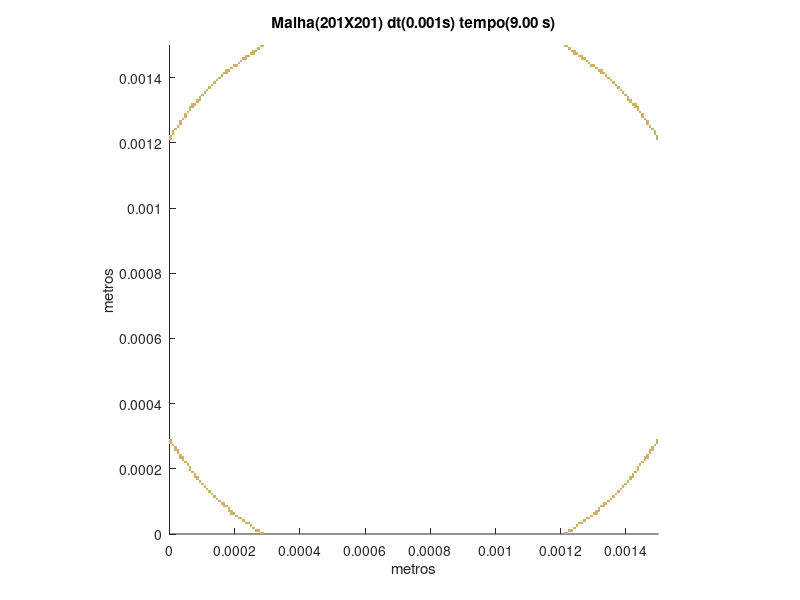

Reproduce this figure in MATLAB.
set (gca,'PlotBoxAspectRatio',[1 1 1],'Xlim',[0,0.0015],'Ylim',[0,0.0015])
hold on
title('Malha(201X201) dt(0.001s) tempo(9.00 s)')
hold on
ylabel('metros')
hold on
xlabel('metros')
hold on

fill([0.000276119402985075 0.000276119402985075 0.000283582089552239 0.000283582089552239],[0 7.46268656716418E-06 7.46268656716418E-06 0],[0.8,0.7,0.4],'LineStyle','none')

fill([0.000283582089552239 0.000283582089552239 0.000291044776119403 0.000291044776119403],[0 7.46268656716418E-06 7.46268656716418E-06 0],[0.8,0.7,0.4],'LineStyle','none')

fill([0.0012089552238806 0.0012089552238806 0.00121641791044776 0.00121641791044776],[0 7.46268656716418E-06 7.46268656716418E-06 0],[0.8,0.7,0.4],'LineStyle','none')

fill([0.00121641791044776 0.00121641791044776 0.00122388059701493 0.00122388059701493],[0 7.46268656716418E-06 7.46268656716418E-06 0],[0.8,0.7,0.4],'LineStyle','none')

fill([0.000261194029850746 0.000261194029850746 0.00026865671641791 0.00026865671641791],[7.46268656716418E-06 1.49253731343284E-05 1.49253731343284E-05 7.46268656716418E-06],[0.8,0.7,0.4],'LineStyle','none')

fill([0.00026865671641791 0.00026865671641791 0.000276119402985075 0.000276119402985075],[7.46268656716418E-06 1.49253731343284E-05 1.49253731343284E-05 7.46268656716418E-06],[0.8,0.7,0.4],'LineStyle','none')

fill([0.00122388059701493 0.00122388059701493 0.00123134328358209 0.00123134328358209],[7.46268656716418E-06 1.49253731343284E-05 1.49253731343284E-05 7.46268656716418E-06],[0.8,0.7,0.4],'LineStyle','none')

fill([0.00123134328358209 0.00123134328358209 0.00123880597014925 0.00123880597014925],[7.46268656716418E-06 1.49253731343284E-05 1.49253731343284E-05 7.46268656716418E-06],[0.8,0.7,0.4],'LineStyle','none')

fill([0.000253731343283582 0.000253731343283582 0.000261194029850746 0.000261194029850746],[1.49253731343284E-05 2.23880597014925E-05 2.23880597014925E-05 1.49253731343284E-05],[0.8,0.7,0.4],'LineStyle','none')

fill([0.00123880597014925 0.00123880597014925 0.00124626865671642 0.00124626865671642],[1.49253731343284E-05 2.23880597014925E-05 2.23880597014925E-05 1.49253731343284E-05],[0.8,0.7,0.4],'LineStyle','none')

fill([0.000246268656716418 0.000246268656716418 0.000253731343283582 0.000253731343283582],[2.23880597014925E-05 2.98507462686567E-05 2.98507462686567E-05 2.23880597014925E-05],[0.8,0.7,0.4],'LineStyle','none')

fill([0.00124626865671642 0.00124626865671642 0.00125373134328358 0.00125373134328358],[2.23880597014925E-05 2.98507462686567E-05 2.98507462686567E-05 2.23880597014925E-05],[0.8,0.7,0.4],'LineStyle','none')

fill([0.00023134328358209 0.00023134328358209 0.000238805970149254 0.000238805970149254],[2.98507462686567E-05 3.73134328358209E-05 3.73134328358209E-05 2.98507462686567E-05],[0.8,0.7,0.4],'LineStyle','none')

fill([0.000238805970149254 0.000238805970149254 0.000246268656716418 0.000246268656716418],[2.98507462686567E-05 3.73134328358209E-05 3.73134328358209E-05 2.98507462686567E-05],[0.8,0.7,0.4],'LineStyle','none')

fill([0.00125373134328358 0.00125373134328358 0.00126119402985075 0.00126119402985075],[2.98507462686567E-05 3.73134328358209E-05 3.73134328358209E-05 2.98507462686567E-05],[0.8,0.7,0.4],'LineStyle','none')

fill([0.00126119402985075 0.00126119402985075 0.00126865671641791 0.00126865671641791],[2.98507462686567E-05 3.73134328358209E-05 3.73134328358209E-05 2.98507462686567E-05],[0.8,0.7,0.4],'LineStyle','none')

fill([0.000223880597014925 0.000223880597014925 0.00023134328358209 0.00023134328358209],[3.73134328358209E-05 4.47761194029851E-05 4.47761194029851E-05 3.73134328358209E-05],[0.8,0.7,0.4],'LineStyle','none')

fill([0.00126865671641791 0.00126865671641791 0.00127611940298507 0.00127611940298507],[3.73134328358209E-05 4.47761194029851E-05 4.47761194029851E-05 3.73134328358209E-05],[0.8,0.7,0.4],'LineStyle','none')

fill([0.000208955223880597 0.000208955223880597 0.000216417910447761 0.000216417910447761],[4.47761194029851E-05 5.22388059701493E-05 5.22388059701493E-05 4.47761194029851E-05],[0.8,0.7,0.4],'LineStyle','none')

fill([0.000216417910447761 0.000216417910447761 0.000223880597014925 0.000223880597014925],[4.47761194029851E-05 5.22388059701493E-05 5.22388059701493E-05 4.47761194029851E-05],[0.8,0.7,0.4],'LineStyle','none')

fill([0.00127611940298507 0.00127611940298507 0.00128358208955224 0.00128358208955224],[4.47761194029851E-05 5.22388059701493E-05 5.22388059701493E-05 4.47761194029851E-05],[0.8,0.7,0.4],'LineStyle','none')

fill([0.00128358208955224 0.00128358208955224 0.0012910447761194 0.0012910447761194],[4.47761194029851E-05 5.22388059701493E-05 5.22388059701493E-05 4.47761194029851E-05],[0.8,0.7,0.4],'LineStyle','none')

fill([0.000201492537313433 0.000201492537313433 0.000208955223880597 0.000208955223880597],[5.22388059701493E-05 5.97014925373134E-05 5.97014925373134E-05 5.22388059701493E-05],[0.8,0.7,0.4],'LineStyle','none')

fill([0.0012910447761194 0.0012910447761194 0.00129850746268657 0.00129850746268657],[5.22388059701493E-05 5.97014925373134E-05 5.97014925373134E-05 5.22388059701493E-05],[0.8,0.7,0.4],'LineStyle','none')

fill([0.000186567164179104 0.000186567164179104 0.000194029850746269 0.000194029850746269],[5.97014925373134E-05 6.71641791044776E-05 6.71641791044776E-05 5.97014925373134E-05],[0.8,0.7,0.4],'LineStyle','none')

fill([0.000194029850746269 0.000194029850746269 0.000201492537313433 0.000201492537313433],[5.97014925373134E-05 6.71641791044776E-05 6.71641791044776E-05 5.97014925373134E-05],[0.8,0.7,0.4],'LineStyle','none')

fill([0.00129850746268657 0.00129850746268657 0.00130597014925373 0.00130597014925373],[5.97014925373134E-05 6.71641791044776E-05 6.71641791044776E-05 5.97014925373134E-05],[0.8,0.7,0.4],'LineStyle','none')

fill([0.00130597014925373 0.00130597014925373 0.0013134328358209 0.0013134328358209],[5.97014925373134E-05 6.71641791044776E-05 6.71641791044776E-05 5.97014925373134E-05],[0.8,0.7,0.4],'LineStyle','none')

fill([0.00017910447761194 0.00017910447761194 0.000186567164179104 0.000186567164179104],[6.71641791044776E-05 7.46268656716418E-05 7.46268656716418E-05 6.71641791044776E-05],[0.8,0.7,0.4],'LineStyle','none')

fill([0.000186567164179104 0.000186567164179104 0.000194029850746269 0.000194029850746269],[6.71641791044776E-05 7.46268656716418E-05 7.46268656716418E-05 6.71641791044776E-05],[0.8,0.7,0.4],'LineStyle','none')

fill([0.00130597014925373 0.00130597014925373 0.0013134328358209 0.0013134328358209],[6.71641791044776E-05 7.46268656716418E-05 7.46268656716418E-05 6.71641791044776E-05],[0.8,0.7,0.4],'LineStyle','none')

fill([0.0013134328358209 0.0013134328358209 0.00132089552238806 0.00132089552238806],[6.71641791044776E-05 7.46268656716418E-05 7.46268656716418E-05 6.71641791044776E-05],[0.8,0.7,0.4],'LineStyle','none')

fill([0.00017910447761194 0.00017910447761194 0.000186567164179104 0.000186567164179104],[7.46268656716418E-05 8.2089552238806E-05 8.2089552238806E-05 7.46268656716418E-05],[0.8,0.7,0.4],'LineStyle','none')

fill([0.0013134328358209 0.0013134328358209 0.00132089552238806 0.00132089552238806],[7.46268656716418E-05 8.2089552238806E-05 8.2089552238806E-05 7.46268656716418E-05],[0.8,0.7,0.4],'LineStyle','none')

fill([0.000164179104477612 0.000164179104477612 0.000171641791044776 0.000171641791044776],[8.2089552238806E-05 8.95522388059702E-05 8.95522388059702E-05 8.2089552238806E-05],[0.8,0.7,0.4],'LineStyle','none')

fill([0.000171641791044776 0.000171641791044776 0.00017910447761194 0.00017910447761194],[8.2089552238806E-05 8.95522388059702E-05 8.95522388059702E-05 8.2089552238806E-05],[0.8,0.7,0.4],'LineStyle','none')

fill([0.00132089552238806 0.00132089552238806 0.00132835820895522 0.00132835820895522],[8.2089552238806E-05 8.95522388059702E-05 8.95522388059702E-05 8.2089552238806E-05],[0.8,0.7,0.4],'LineStyle','none')

fill([0.00132835820895522 0.00132835820895522 0.00133582089552239 0.00133582089552239],[8.2089552238806E-05 8.95522388059702E-05 8.95522388059702E-05 8.2089552238806E-05],[0.8,0.7,0.4],'LineStyle','none')

fill([0.000156716417910448 0.000156716417910448 0.000164179104477612 0.000164179104477612],[8.95522388059702E-05 9.70149253731343E-05 9.70149253731343E-05 8.95522388059702E-05],[0.8,0.7,0.4],'LineStyle','none')

fill([0.000164179104477612 0.000164179104477612 0.000171641791044776 0.000171641791044776],[8.95522388059702E-05 9.70149253731343E-05 9.70149253731343E-05 8.95522388059702E-05],[0.8,0.7,0.4],'LineStyle','none')

fill([0.00132835820895522 0.00132835820895522 0.00133582089552239 0.00133582089552239],[8.95522388059702E-05 9.70149253731343E-05 9.70149253731343E-05 8.95522388059702E-05],[0.8,0.7,0.4],'LineStyle','none')

fill([0.00133582089552239 0.00133582089552239 0.00134328358208955 0.00134328358208955],[8.95522388059702E-05 9.70149253731343E-05 9.70149253731343E-05 8.95522388059702E-05],[0.8,0.7,0.4],'LineStyle','none')

fill([0.000149253731343284 0.000149253731343284 0.000156716417910448 0.000156716417910448],[9.70149253731343E-05 0.000104477611940299 0.000104477611940299 9.70149253731343E-05],[0.8,0.7,0.4],'LineStyle','none')

fill([0.00134328358208955 0.00134328358208955 0.00135074626865672 0.00135074626865672],[9.70149253731343E-05 0.000104477611940299 0.000104477611940299 9.70149253731343E-05],[0.8,0.7,0.4],'LineStyle','none')

fill([0.000141791044776119 0.000141791044776119 0.000149253731343284 0.000149253731343284],[0.000104477611940299 0.000111940298507463 0.000111940298507463 0.000104477611940299],[0.8,0.7,0.4],'LineStyle','none')

fill([0.00135074626865672 0.00135074626865672 0.00135820895522388 0.00135820895522388],[0.000104477611940299 0.000111940298507463 0.000111940298507463 0.000104477611940299],[0.8,0.7,0.4],'LineStyle','none')

fill([0.000134328358208955 0.000134328358208955 0.000141791044776119 0.000141791044776119],[0.000111940298507463 0.000119402985074627 0.000119402985074627 0.000111940298507463],[0.8,0.7,0.4],'LineStyle','none')

fill([0.00135820895522388 0.00135820895522388 0.00136567164179104 0.00136567164179104],[0.000111940298507463 0.000119402985074627 0.000119402985074627 0.000111940298507463],[0.8,0.7,0.4],'LineStyle','none')

fill([0.000126865671641791 0.000126865671641791 0.000134328358208955 0.000134328358208955],[0.000119402985074627 0.000126865671641791 0.000126865671641791 0.000119402985074627],[0.8,0.7,0.4],'LineStyle','none')

fill([0.00136567164179104 0.00136567164179104 0.00137313432835821 0.00137313432835821],[0.000119402985074627 0.000126865671641791 0.000126865671641791 0.000119402985074627],[0.8,0.7,0.4],'LineStyle','none')

fill([0.000119402985074627 0.000119402985074627 0.000126865671641791 0.000126865671641791],[0.000126865671641791 0.000134328358208955 0.000134328358208955 0.000126865671641791],[0.8,0.7,0.4],'LineStyle','none')

fill([0.00137313432835821 0.00137313432835821 0.00138059701492537 0.00138059701492537],[0.000126865671641791 0.000134328358208955 0.000134328358208955 0.000126865671641791],[0.8,0.7,0.4],'LineStyle','none')

fill([0.000111940298507463 0.000111940298507463 0.000119402985074627 0.000119402985074627],[0.000134328358208955 0.000141791044776119 0.000141791044776119 0.000134328358208955],[0.8,0.7,0.4],'LineStyle','none')

fill([0.00138059701492537 0.00138059701492537 0.00138805970149254 0.00138805970149254],[0.000134328358208955 0.000141791044776119 0.000141791044776119 0.000134328358208955],[0.8,0.7,0.4],'LineStyle','none')

fill([0.000104477611940299 0.000104477611940299 0.000111940298507463 0.000111940298507463],[0.000141791044776119 0.000149253731343284 0.000149253731343284 0.000141791044776119],[0.8,0.7,0.4],'LineStyle','none')

fill([0.00138805970149254 0.00138805970149254 0.0013955223880597 0.0013955223880597],[0.000141791044776119 0.000149253731343284 0.000149253731343284 0.000141791044776119],[0.8,0.7,0.4],'LineStyle','none')

fill([9.70149253731343E-05 9.70149253731343E-05 0.000104477611940299 0.000104477611940299],[0.000149253731343284 0.000156716417910448 0.000156716417910448 0.000149253731343284],[0.8,0.7,0.4],'LineStyle','none')

fill([0.0013955223880597 0.0013955223880597 0.00140298507462687 0.00140298507462687],[0.000149253731343284 0.000156716417910448 0.000156716417910448 0.000149253731343284],[0.8,0.7,0.4],'LineStyle','none')

fill([8.95522388059702E-05 8.95522388059702E-05 9.70149253731343E-05 9.70149253731343E-05],[0.000156716417910448 0.000164179104477612 0.000164179104477612 0.000156716417910448],[0.8,0.7,0.4],'LineStyle','none')

fill([0.00140298507462687 0.00140298507462687 0.00141044776119403 0.00141044776119403],[0.000156716417910448 0.000164179104477612 0.000164179104477612 0.000156716417910448],[0.8,0.7,0.4],'LineStyle','none')

fill([8.2089552238806E-05 8.2089552238806E-05 8.95522388059702E-05 8.95522388059702E-05],[0.000164179104477612 0.000171641791044776 0.000171641791044776 0.000164179104477612],[0.8,0.7,0.4],'LineStyle','none')

fill([0.00141044776119403 0.00141044776119403 0.00141791044776119 0.00141791044776119],[0.000164179104477612 0.000171641791044776 0.000171641791044776 0.000164179104477612],[0.8,0.7,0.4],'LineStyle','none')

fill([7.46268656716418E-05 7.46268656716418E-05 8.2089552238806E-05 8.2089552238806E-05],[0.000171641791044776 0.00017910447761194 0.00017910447761194 0.000171641791044776],[0.8,0.7,0.4],'LineStyle','none')

fill([8.2089552238806E-05 8.2089552238806E-05 8.95522388059702E-05 8.95522388059702E-05],[0.000171641791044776 0.00017910447761194 0.00017910447761194 0.000171641791044776],[0.8,0.7,0.4],'LineStyle','none')

fill([0.00141044776119403 0.00141044776119403 0.00141791044776119 0.00141791044776119],[0.000171641791044776 0.00017910447761194 0.00017910447761194 0.000171641791044776],[0.8,0.7,0.4],'LineStyle','none')

fill([0.00141791044776119 0.00141791044776119 0.00142537313432836 0.00142537313432836],[0.000171641791044776 0.00017910447761194 0.00017910447761194 0.000171641791044776],[0.8,0.7,0.4],'LineStyle','none')

fill([7.46268656716418E-05 7.46268656716418E-05 8.2089552238806E-05 8.2089552238806E-05],[0.00017910447761194 0.000186567164179104 0.000186567164179104 0.00017910447761194],[0.8,0.7,0.4],'LineStyle','none')

fill([0.00141791044776119 0.00141791044776119 0.00142537313432836 0.00142537313432836],[0.00017910447761194 0.000186567164179104 0.000186567164179104 0.00017910447761194],[0.8,0.7,0.4],'LineStyle','none')

fill([6.71641791044776E-05 6.71641791044776E-05 7.46268656716418E-05 7.46268656716418E-05],[0.000186567164179104 0.000194029850746269 0.000194029850746269 0.000186567164179104],[0.8,0.7,0.4],'LineStyle','none')

fill([0.00142537313432836 0.00142537313432836 0.00143283582089552 0.00143283582089552],[0.000186567164179104 0.000194029850746269 0.000194029850746269 0.000186567164179104],[0.8,0.7,0.4],'LineStyle','none')

fill([5.97014925373134E-05 5.97014925373134E-05 6.71641791044776E-05 6.71641791044776E-05],[0.000194029850746269 0.000201492537313433 0.000201492537313433 0.000194029850746269],[0.8,0.7,0.4],'LineStyle','none')

fill([0.00143283582089552 0.00143283582089552 0.00144029850746269 0.00144029850746269],[0.000194029850746269 0.000201492537313433 0.000201492537313433 0.000194029850746269],[0.8,0.7,0.4],'LineStyle','none')

fill([5.97014925373134E-05 5.97014925373134E-05 6.71641791044776E-05 6.71641791044776E-05],[0.000201492537313433 0.000208955223880597 0.000208955223880597 0.000201492537313433],[0.8,0.7,0.4],'LineStyle','none')

fill([0.00143283582089552 0.00143283582089552 0.00144029850746269 0.00144029850746269],[0.000201492537313433 0.000208955223880597 0.000208955223880597 0.000201492537313433],[0.8,0.7,0.4],'LineStyle','none')

fill([5.22388059701493E-05 5.22388059701493E-05 5.97014925373134E-05 5.97014925373134E-05],[0.000208955223880597 0.000216417910447761 0.000216417910447761 0.000208955223880597],[0.8,0.7,0.4],'LineStyle','none')

fill([0.00144029850746269 0.00144029850746269 0.00144776119402985 0.00144776119402985],[0.000208955223880597 0.000216417910447761 0.000216417910447761 0.000208955223880597],[0.8,0.7,0.4],'LineStyle','none')

fill([4.47761194029851E-05 4.47761194029851E-05 5.22388059701493E-05 5.22388059701493E-05],[0.000216417910447761 0.000223880597014925 0.000223880597014925 0.000216417910447761],[0.8,0.7,0.4],'LineStyle','none')

fill([0.00144776119402985 0.00144776119402985 0.00145522388059702 0.00145522388059702],[0.000216417910447761 0.000223880597014925 0.000223880597014925 0.000216417910447761],[0.8,0.7,0.4],'LineStyle','none')

fill([3.73134328358209E-05 3.73134328358209E-05 4.47761194029851E-05 4.47761194029851E-05],[0.000223880597014925 0.00023134328358209 0.00023134328358209 0.000223880597014925],[0.8,0.7,0.4],'LineStyle','none')

fill([0.00145522388059702 0.00145522388059702 0.00146268656716418 0.00146268656716418],[0.000223880597014925 0.00023134328358209 0.00023134328358209 0.000223880597014925],[0.8,0.7,0.4],'LineStyle','none')

fill([2.98507462686567E-05 2.98507462686567E-05 3.73134328358209E-05 3.73134328358209E-05],[0.00023134328358209 0.000238805970149254 0.000238805970149254 0.00023134328358209],[0.8,0.7,0.4],'LineStyle','none')

fill([3.73134328358209E-05 3.73134328358209E-05 4.47761194029851E-05 4.47761194029851E-05],[0.00023134328358209 0.000238805970149254 0.000238805970149254 0.00023134328358209],[0.8,0.7,0.4],'LineStyle','none')

fill([0.00145522388059702 0.00145522388059702 0.00146268656716418 0.00146268656716418],[0.00023134328358209 0.000238805970149254 0.000238805970149254 0.00023134328358209],[0.8,0.7,0.4],'LineStyle','none')

fill([0.00146268656716418 0.00146268656716418 0.00147014925373134 0.00147014925373134],[0.00023134328358209 0.000238805970149254 0.000238805970149254 0.00023134328358209],[0.8,0.7,0.4],'LineStyle','none')

fill([2.98507462686567E-05 2.98507462686567E-05 3.73134328358209E-05 3.73134328358209E-05],[0.000238805970149254 0.000246268656716418 0.000246268656716418 0.000238805970149254],[0.8,0.7,0.4],'LineStyle','none')

fill([0.00146268656716418 0.00146268656716418 0.00147014925373134 0.00147014925373134],[0.000238805970149254 0.000246268656716418 0.000246268656716418 0.000238805970149254],[0.8,0.7,0.4],'LineStyle','none')

fill([2.23880597014925E-05 2.23880597014925E-05 2.98507462686567E-05 2.98507462686567E-05],[0.000246268656716418 0.000253731343283582 0.000253731343283582 0.000246268656716418],[0.8,0.7,0.4],'LineStyle','none')

fill([0.00147014925373134 0.00147014925373134 0.00147761194029851 0.00147761194029851],[0.000246268656716418 0.000253731343283582 0.000253731343283582 0.000246268656716418],[0.8,0.7,0.4],'LineStyle','none')

fill([1.49253731343284E-05 1.49253731343284E-05 2.23880597014925E-05 2.23880597014925E-05],[0.000253731343283582 0.000261194029850746 0.000261194029850746 0.000253731343283582],[0.8,0.7,0.4],'LineStyle','none')

fill([2.23880597014925E-05 2.23880597014925E-05 2.98507462686567E-05 2.98507462686567E-05],[0.000253731343283582 0.000261194029850746 0.000261194029850746 0.000253731343283582],[0.8,0.7,0.4],'LineStyle','none')

fill([0.00147014925373134 0.00147014925373134 0.00147761194029851 0.00147761194029851],[0.000253731343283582 0.000261194029850746 0.000261194029850746 0.000253731343283582],[0.8,0.7,0.4],'LineStyle','none')

fill([0.00147761194029851 0.00147761194029851 0.00148507462686567 0.00148507462686567],[0.000253731343283582 0.000261194029850746 0.000261194029850746 0.000253731343283582],[0.8,0.7,0.4],'LineStyle','none')

fill([1.49253731343284E-05 1.49253731343284E-05 2.23880597014925E-05 2.23880597014925E-05],[0.000261194029850746 0.00026865671641791 0.00026865671641791 0.000261194029850746],[0.8,0.7,0.4],'LineStyle','none')

fill([0.00147761194029851 0.00147761194029851 0.00148507462686567 0.00148507462686567],[0.000261194029850746 0.00026865671641791 0.00026865671641791 0.000261194029850746],[0.8,0.7,0.4],'LineStyle','none')

fill([7.46268656716418E-06 7.46268656716418E-06 1.49253731343284E-05 1.49253731343284E-05],[0.00026865671641791 0.000276119402985075 0.000276119402985075 0.00026865671641791],[0.8,0.7,0.4],'LineStyle','none')

fill([0.00148507462686567 0.00148507462686567 0.00149253731343284 0.00149253731343284],[0.00026865671641791 0.000276119402985075 0.000276119402985075 0.00026865671641791],[0.8,0.7,0.4],'LineStyle','none')

fill([0 0 7.46268656716418E-06 7.46268656716418E-06],[0.000276119402985075 0.000283582089552239 0.000283582089552239 0.000276119402985075],[0.8,0.7,0.4],'LineStyle','none')

fill([0.00149253731343284 0.00149253731343284 0.0015 0.0015],[0.000276119402985075 0.000283582089552239 0.000283582089552239 0.000276119402985075],[0.8,0.7,0.4],'LineStyle','none')

fill([0 0 7.46268656716418E-06 7.46268656716418E-06],[0.000283582089552239 0.000291044776119403 0.000291044776119403 0.000283582089552239],[0.8,0.7,0.4],'LineStyle','none')

fill([0.00149253731343284 0.00149253731343284 0.0015 0.0015],[0.000283582089552239 0.000291044776119403 0.000291044776119403 0.000283582089552239],[0.8,0.7,0.4],'LineStyle','none')

fill([0 0 7.46268656716418E-06 7.46268656716418E-06],[0.0012089552238806 0.00121641791044776 0.00121641791044776 0.0012089552238806],[0.8,0.7,0.4],'LineStyle','none')

fill([0.00149253731343284 0.00149253731343284 0.0015 0.0015],[0.0012089552238806 0.00121641791044776 0.00121641791044776 0.0012089552238806],[0.8,0.7,0.4],'LineStyle','none')

fill([0 0 7.46268656716418E-06 7.46268656716418E-06],[0.00121641791044776 0.00122388059701493 0.00122388059701493 0.00121641791044776],[0.8,0.7,0.4],'LineStyle','none')

fill([0.00149253731343284 0.00149253731343284 0.0015 0.0015],[0.00121641791044776 0.00122388059701493 0.00122388059701493 0.00121641791044776],[0.8,0.7,0.4],'LineStyle','none')

fill([7.46268656716418E-06 7.46268656716418E-06 1.49253731343284E-05 1.49253731343284E-05],[0.00122388059701493 0.00123134328358209 0.00123134328358209 0.00122388059701493],[0.8,0.7,0.4],'LineStyle','none')

fill([0.00148507462686567 0.00148507462686567 0.00149253731343284 0.00149253731343284],[0.00122388059701493 0.00123134328358209 0.00123134328358209 0.00122388059701493],[0.8,0.7,0.4],'LineStyle','none')

fill([7.46268656716418E-06 7.46268656716418E-06 1.49253731343284E-05 1.49253731343284E-05],[0.00123134328358209 0.00123880597014925 0.00123880597014925 0.00123134328358209],[0.8,0.7,0.4],'LineStyle','none')

fill([0.00148507462686567 0.00148507462686567 0.00149253731343284 0.00149253731343284],[0.00123134328358209 0.00123880597014925 0.00123880597014925 0.00123134328358209],[0.8,0.7,0.4],'LineStyle','none')

fill([1.49253731343284E-05 1.49253731343284E-05 2.23880597014925E-05 2.23880597014925E-05],[0.00123880597014925 0.00124626865671642 0.00124626865671642 0.00123880597014925],[0.8,0.7,0.4],'LineStyle','none')

fill([0.00147761194029851 0.00147761194029851 0.00148507462686567 0.00148507462686567],[0.00123880597014925 0.00124626865671642 0.00124626865671642 0.00123880597014925],[0.8,0.7,0.4],'LineStyle','none')

fill([2.23880597014925E-05 2.23880597014925E-05 2.98507462686567E-05 2.98507462686567E-05],[0.00124626865671642 0.00125373134328358 0.00125373134328358 0.00124626865671642],[0.8,0.7,0.4],'LineStyle','none')

fill([0.00147014925373134 0.00147014925373134 0.00147761194029851 0.00147761194029851],[0.00124626865671642 0.00125373134328358 0.00125373134328358 0.00124626865671642],[0.8,0.7,0.4],'LineStyle','none')

fill([2.98507462686567E-05 2.98507462686567E-05 3.73134328358209E-05 3.73134328358209E-05],[0.00125373134328358 0.00126119402985075 0.00126119402985075 0.00125373134328358],[0.8,0.7,0.4],'LineStyle','none')

fill([0.00146268656716418 0.00146268656716418 0.00147014925373134 0.00147014925373134],[0.00125373134328358 0.00126119402985075 0.00126119402985075 0.00125373134328358],[0.8,0.7,0.4],'LineStyle','none')

fill([2.98507462686567E-05 2.98507462686567E-05 3.73134328358209E-05 3.73134328358209E-05],[0.00126119402985075 0.00126865671641791 0.00126865671641791 0.00126119402985075],[0.8,0.7,0.4],'LineStyle','none')

fill([0.00146268656716418 0.00146268656716418 0.00147014925373134 0.00147014925373134],[0.00126119402985075 0.00126865671641791 0.00126865671641791 0.00126119402985075],[0.8,0.7,0.4],'LineStyle','none')

fill([3.73134328358209E-05 3.73134328358209E-05 4.47761194029851E-05 4.47761194029851E-05],[0.00126865671641791 0.00127611940298507 0.00127611940298507 0.00126865671641791],[0.8,0.7,0.4],'LineStyle','none')

fill([0.00145522388059702 0.00145522388059702 0.00146268656716418 0.00146268656716418],[0.00126865671641791 0.00127611940298507 0.00127611940298507 0.00126865671641791],[0.8,0.7,0.4],'LineStyle','none')

fill([4.47761194029851E-05 4.47761194029851E-05 5.22388059701493E-05 5.22388059701493E-05],[0.00127611940298507 0.00128358208955224 0.00128358208955224 0.00127611940298507],[0.8,0.7,0.4],'LineStyle','none')

fill([0.00144776119402985 0.00144776119402985 0.00145522388059702 0.00145522388059702],[0.00127611940298507 0.00128358208955224 0.00128358208955224 0.00127611940298507],[0.8,0.7,0.4],'LineStyle','none')

fill([4.47761194029851E-05 4.47761194029851E-05 5.22388059701493E-05 5.22388059701493E-05],[0.00128358208955224 0.0012910447761194 0.0012910447761194 0.00128358208955224],[0.8,0.7,0.4],'LineStyle','none')

fill([0.00144776119402985 0.00144776119402985 0.00145522388059702 0.00145522388059702],[0.00128358208955224 0.0012910447761194 0.0012910447761194 0.00128358208955224],[0.8,0.7,0.4],'LineStyle','none')

fill([5.22388059701493E-05 5.22388059701493E-05 5.97014925373134E-05 5.97014925373134E-05],[0.0012910447761194 0.00129850746268657 0.00129850746268657 0.0012910447761194],[0.8,0.7,0.4],'LineStyle','none')

fill([0.00144029850746269 0.00144029850746269 0.00144776119402985 0.00144776119402985],[0.0012910447761194 0.00129850746268657 0.00129850746268657 0.0012910447761194],[0.8,0.7,0.4],'LineStyle','none')

fill([5.97014925373134E-05 5.97014925373134E-05 6.71641791044776E-05 6.71641791044776E-05],[0.00129850746268657 0.00130597014925373 0.00130597014925373 0.00129850746268657],[0.8,0.7,0.4],'LineStyle','none')

fill([0.00143283582089552 0.00143283582089552 0.00144029850746269 0.00144029850746269],[0.00129850746268657 0.00130597014925373 0.00130597014925373 0.00129850746268657],[0.8,0.7,0.4],'LineStyle','none')

fill([5.97014925373134E-05 5.97014925373134E-05 6.71641791044776E-05 6.71641791044776E-05],[0.00130597014925373 0.0013134328358209 0.0013134328358209 0.00130597014925373],[0.8,0.7,0.4],'LineStyle','none')

fill([6.71641791044776E-05 6.71641791044776E-05 7.46268656716418E-05 7.46268656716418E-05],[0.00130597014925373 0.0013134328358209 0.0013134328358209 0.00130597014925373],[0.8,0.7,0.4],'LineStyle','none')

fill([0.00142537313432836 0.00142537313432836 0.00143283582089552 0.00143283582089552],[0.00130597014925373 0.0013134328358209 0.0013134328358209 0.00130597014925373],[0.8,0.7,0.4],'LineStyle','none')

fill([0.00143283582089552 0.00143283582089552 0.00144029850746269 0.00144029850746269],[0.00130597014925373 0.0013134328358209 0.0013134328358209 0.00130597014925373],[0.8,0.7,0.4],'LineStyle','none')

fill([6.71641791044776E-05 6.71641791044776E-05 7.46268656716418E-05 7.46268656716418E-05],[0.0013134328358209 0.00132089552238806 0.00132089552238806 0.0013134328358209],[0.8,0.7,0.4],'LineStyle','none')

fill([7.46268656716418E-05 7.46268656716418E-05 8.2089552238806E-05 8.2089552238806E-05],[0.0013134328358209 0.00132089552238806 0.00132089552238806 0.0013134328358209],[0.8,0.7,0.4],'LineStyle','none')

fill([0.00141791044776119 0.00141791044776119 0.00142537313432836 0.00142537313432836],[0.0013134328358209 0.00132089552238806 0.00132089552238806 0.0013134328358209],[0.8,0.7,0.4],'LineStyle','none')

fill([0.00142537313432836 0.00142537313432836 0.00143283582089552 0.00143283582089552],[0.0013134328358209 0.00132089552238806 0.00132089552238806 0.0013134328358209],[0.8,0.7,0.4],'LineStyle','none')

fill([8.2089552238806E-05 8.2089552238806E-05 8.95522388059702E-05 8.95522388059702E-05],[0.00132089552238806 0.00132835820895522 0.00132835820895522 0.00132089552238806],[0.8,0.7,0.4],'LineStyle','none')

fill([0.00141044776119403 0.00141044776119403 0.00141791044776119 0.00141791044776119],[0.00132089552238806 0.00132835820895522 0.00132835820895522 0.00132089552238806],[0.8,0.7,0.4],'LineStyle','none')

fill([8.2089552238806E-05 8.2089552238806E-05 8.95522388059702E-05 8.95522388059702E-05],[0.00132835820895522 0.00133582089552239 0.00133582089552239 0.00132835820895522],[0.8,0.7,0.4],'LineStyle','none')

fill([8.95522388059702E-05 8.95522388059702E-05 9.70149253731343E-05 9.70149253731343E-05],[0.00132835820895522 0.00133582089552239 0.00133582089552239 0.00132835820895522],[0.8,0.7,0.4],'LineStyle','none')

fill([0.00140298507462687 0.00140298507462687 0.00141044776119403 0.00141044776119403],[0.00132835820895522 0.00133582089552239 0.00133582089552239 0.00132835820895522],[0.8,0.7,0.4],'LineStyle','none')

fill([0.00141044776119403 0.00141044776119403 0.00141791044776119 0.00141791044776119],[0.00132835820895522 0.00133582089552239 0.00133582089552239 0.00132835820895522],[0.8,0.7,0.4],'LineStyle','none')

fill([8.95522388059702E-05 8.95522388059702E-05 9.70149253731343E-05 9.70149253731343E-05],[0.00133582089552239 0.00134328358208955 0.00134328358208955 0.00133582089552239],[0.8,0.7,0.4],'LineStyle','none')

fill([0.00140298507462687 0.00140298507462687 0.00141044776119403 0.00141044776119403],[0.00133582089552239 0.00134328358208955 0.00134328358208955 0.00133582089552239],[0.8,0.7,0.4],'LineStyle','none')

fill([9.70149253731343E-05 9.70149253731343E-05 0.000104477611940299 0.000104477611940299],[0.00134328358208955 0.00135074626865672 0.00135074626865672 0.00134328358208955],[0.8,0.7,0.4],'LineStyle','none')

fill([0.0013955223880597 0.0013955223880597 0.00140298507462687 0.00140298507462687],[0.00134328358208955 0.00135074626865672 0.00135074626865672 0.00134328358208955],[0.8,0.7,0.4],'LineStyle','none')

fill([0.000104477611940299 0.000104477611940299 0.000111940298507463 0.000111940298507463],[0.00135074626865672 0.00135820895522388 0.00135820895522388 0.00135074626865672],[0.8,0.7,0.4],'LineStyle','none')

fill([0.00138805970149254 0.00138805970149254 0.0013955223880597 0.0013955223880597],[0.00135074626865672 0.00135820895522388 0.00135820895522388 0.00135074626865672],[0.8,0.7,0.4],'LineStyle','none')

fill([0.000111940298507463 0.000111940298507463 0.000119402985074627 0.000119402985074627],[0.00135820895522388 0.00136567164179104 0.00136567164179104 0.00135820895522388],[0.8,0.7,0.4],'LineStyle','none')

fill([0.00138059701492537 0.00138059701492537 0.00138805970149254 0.00138805970149254],[0.00135820895522388 0.00136567164179104 0.00136567164179104 0.00135820895522388],[0.8,0.7,0.4],'LineStyle','none')

fill([0.000119402985074627 0.000119402985074627 0.000126865671641791 0.000126865671641791],[0.00136567164179104 0.00137313432835821 0.00137313432835821 0.00136567164179104],[0.8,0.7,0.4],'LineStyle','none')

fill([0.00137313432835821 0.00137313432835821 0.00138059701492537 0.00138059701492537],[0.00136567164179104 0.00137313432835821 0.00137313432835821 0.00136567164179104],[0.8,0.7,0.4],'LineStyle','none')

fill([0.000126865671641791 0.000126865671641791 0.000134328358208955 0.000134328358208955],[0.00137313432835821 0.00138059701492537 0.00138059701492537 0.00137313432835821],[0.8,0.7,0.4],'LineStyle','none')

fill([0.00136567164179104 0.00136567164179104 0.00137313432835821 0.00137313432835821],[0.00137313432835821 0.00138059701492537 0.00138059701492537 0.00137313432835821],[0.8,0.7,0.4],'LineStyle','none')

fill([0.000134328358208955 0.000134328358208955 0.000141791044776119 0.000141791044776119],[0.00138059701492537 0.00138805970149254 0.00138805970149254 0.00138059701492537],[0.8,0.7,0.4],'LineStyle','none')

fill([0.00135820895522388 0.00135820895522388 0.00136567164179104 0.00136567164179104],[0.00138059701492537 0.00138805970149254 0.00138805970149254 0.00138059701492537],[0.8,0.7,0.4],'LineStyle','none')

fill([0.000141791044776119 0.000141791044776119 0.000149253731343284 0.000149253731343284],[0.00138805970149254 0.0013955223880597 0.0013955223880597 0.00138805970149254],[0.8,0.7,0.4],'LineStyle','none')

fill([0.00135074626865672 0.00135074626865672 0.00135820895522388 0.00135820895522388],[0.00138805970149254 0.0013955223880597 0.0013955223880597 0.00138805970149254],[0.8,0.7,0.4],'LineStyle','none')

fill([0.000149253731343284 0.000149253731343284 0.000156716417910448 0.000156716417910448],[0.0013955223880597 0.00140298507462687 0.00140298507462687 0.0013955223880597],[0.8,0.7,0.4],'LineStyle','none')

fill([0.00134328358208955 0.00134328358208955 0.00135074626865672 0.00135074626865672],[0.0013955223880597 0.00140298507462687 0.00140298507462687 0.0013955223880597],[0.8,0.7,0.4],'LineStyle','none')

fill([0.000156716417910448 0.000156716417910448 0.000164179104477612 0.000164179104477612],[0.00140298507462687 0.00141044776119403 0.00141044776119403 0.00140298507462687],[0.8,0.7,0.4],'LineStyle','none')

fill([0.00133582089552239 0.00133582089552239 0.00134328358208955 0.00134328358208955],[0.00140298507462687 0.00141044776119403 0.00141044776119403 0.00140298507462687],[0.8,0.7,0.4],'LineStyle','none')

fill([0.000164179104477612 0.000164179104477612 0.000171641791044776 0.000171641791044776],[0.00141044776119403 0.00141791044776119 0.00141791044776119 0.00141044776119403],[0.8,0.7,0.4],'LineStyle','none')

fill([0.000171641791044776 0.000171641791044776 0.00017910447761194 0.00017910447761194],[0.00141044776119403 0.00141791044776119 0.00141791044776119 0.00141044776119403],[0.8,0.7,0.4],'LineStyle','none')

fill([0.00132089552238806 0.00132089552238806 0.00132835820895522 0.00132835820895522],[0.00141044776119403 0.00141791044776119 0.00141791044776119 0.00141044776119403],[0.8,0.7,0.4],'LineStyle','none')

fill([0.00132835820895522 0.00132835820895522 0.00133582089552239 0.00133582089552239],[0.00141044776119403 0.00141791044776119 0.00141791044776119 0.00141044776119403],[0.8,0.7,0.4],'LineStyle','none')

fill([0.000171641791044776 0.000171641791044776 0.00017910447761194 0.00017910447761194],[0.00141791044776119 0.00142537313432836 0.00142537313432836 0.00141791044776119],[0.8,0.7,0.4],'LineStyle','none')

fill([0.00017910447761194 0.00017910447761194 0.000186567164179104 0.000186567164179104],[0.00141791044776119 0.00142537313432836 0.00142537313432836 0.00141791044776119],[0.8,0.7,0.4],'LineStyle','none')

fill([0.0013134328358209 0.0013134328358209 0.00132089552238806 0.00132089552238806],[0.00141791044776119 0.00142537313432836 0.00142537313432836 0.00141791044776119],[0.8,0.7,0.4],'LineStyle','none')

fill([0.00132089552238806 0.00132089552238806 0.00132835820895522 0.00132835820895522],[0.00141791044776119 0.00142537313432836 0.00142537313432836 0.00141791044776119],[0.8,0.7,0.4],'LineStyle','none')

fill([0.000186567164179104 0.000186567164179104 0.000194029850746269 0.000194029850746269],[0.00142537313432836 0.00143283582089552 0.00143283582089552 0.00142537313432836],[0.8,0.7,0.4],'LineStyle','none')

fill([0.00130597014925373 0.00130597014925373 0.0013134328358209 0.0013134328358209],[0.00142537313432836 0.00143283582089552 0.00143283582089552 0.00142537313432836],[0.8,0.7,0.4],'LineStyle','none')

fill([0.000194029850746269 0.000194029850746269 0.000201492537313433 0.000201492537313433],[0.00143283582089552 0.00144029850746269 0.00144029850746269 0.00143283582089552],[0.8,0.7,0.4],'LineStyle','none')

fill([0.000201492537313433 0.000201492537313433 0.000208955223880597 0.000208955223880597],[0.00143283582089552 0.00144029850746269 0.00144029850746269 0.00143283582089552],[0.8,0.7,0.4],'LineStyle','none')

fill([0.0012910447761194 0.0012910447761194 0.00129850746268657 0.00129850746268657],[0.00143283582089552 0.00144029850746269 0.00144029850746269 0.00143283582089552],[0.8,0.7,0.4],'LineStyle','none')

fill([0.00129850746268657 0.00129850746268657 0.00130597014925373 0.00130597014925373],[0.00143283582089552 0.00144029850746269 0.00144029850746269 0.00143283582089552],[0.8,0.7,0.4],'LineStyle','none')

fill([0.000208955223880597 0.000208955223880597 0.000216417910447761 0.000216417910447761],[0.00144029850746269 0.00144776119402985 0.00144776119402985 0.00144029850746269],[0.8,0.7,0.4],'LineStyle','none')

fill([0.00128358208955224 0.00128358208955224 0.0012910447761194 0.0012910447761194],[0.00144029850746269 0.00144776119402985 0.00144776119402985 0.00144029850746269],[0.8,0.7,0.4],'LineStyle','none')

fill([0.000216417910447761 0.000216417910447761 0.000223880597014925 0.000223880597014925],[0.00144776119402985 0.00145522388059702 0.00145522388059702 0.00144776119402985],[0.8,0.7,0.4],'LineStyle','none')

fill([0.00127611940298507 0.00127611940298507 0.00128358208955224 0.00128358208955224],[0.00144776119402985 0.00145522388059702 0.00145522388059702 0.00144776119402985],[0.8,0.7,0.4],'LineStyle','none')

fill([0.000223880597014925 0.000223880597014925 0.00023134328358209 0.00023134328358209],[0.00145522388059702 0.00146268656716418 0.00146268656716418 0.00145522388059702],[0.8,0.7,0.4],'LineStyle','none')

fill([0.00023134328358209 0.00023134328358209 0.000238805970149254 0.000238805970149254],[0.00145522388059702 0.00146268656716418 0.00146268656716418 0.00145522388059702],[0.8,0.7,0.4],'LineStyle','none')

fill([0.00126119402985075 0.00126119402985075 0.00126865671641791 0.00126865671641791],[0.00145522388059702 0.00146268656716418 0.00146268656716418 0.00145522388059702],[0.8,0.7,0.4],'LineStyle','none')

fill([0.00126865671641791 0.00126865671641791 0.00127611940298507 0.00127611940298507],[0.00145522388059702 0.00146268656716418 0.00146268656716418 0.00145522388059702],[0.8,0.7,0.4],'LineStyle','none')

fill([0.00023134328358209 0.00023134328358209 0.000238805970149254 0.000238805970149254],[0.00146268656716418 0.00147014925373134 0.00147014925373134 0.00146268656716418],[0.8,0.7,0.4],'LineStyle','none')

fill([0.000238805970149254 0.000238805970149254 0.000246268656716418 0.000246268656716418],[0.00146268656716418 0.00147014925373134 0.00147014925373134 0.00146268656716418],[0.8,0.7,0.4],'LineStyle','none')

fill([0.00125373134328358 0.00125373134328358 0.00126119402985075 0.00126119402985075],[0.00146268656716418 0.00147014925373134 0.00147014925373134 0.00146268656716418],[0.8,0.7,0.4],'LineStyle','none')

fill([0.00126119402985075 0.00126119402985075 0.00126865671641791 0.00126865671641791],[0.00146268656716418 0.00147014925373134 0.00147014925373134 0.00146268656716418],[0.8,0.7,0.4],'LineStyle','none')

fill([0.000246268656716418 0.000246268656716418 0.000253731343283582 0.000253731343283582],[0.00147014925373134 0.00147761194029851 0.00147761194029851 0.00147014925373134],[0.8,0.7,0.4],'LineStyle','none')

fill([0.000253731343283582 0.000253731343283582 0.000261194029850746 0.000261194029850746],[0.00147014925373134 0.00147761194029851 0.00147761194029851 0.00147014925373134],[0.8,0.7,0.4],'LineStyle','none')

fill([0.00123880597014925 0.00123880597014925 0.00124626865671642 0.00124626865671642],[0.00147014925373134 0.00147761194029851 0.00147761194029851 0.00147014925373134],[0.8,0.7,0.4],'LineStyle','none')

fill([0.00124626865671642 0.00124626865671642 0.00125373134328358 0.00125373134328358],[0.00147014925373134 0.00147761194029851 0.00147761194029851 0.00147014925373134],[0.8,0.7,0.4],'LineStyle','none')

fill([0.000253731343283582 0.000253731343283582 0.000261194029850746 0.000261194029850746],[0.00147761194029851 0.00148507462686567 0.00148507462686567 0.00147761194029851],[0.8,0.7,0.4],'LineStyle','none')

fill([0.000261194029850746 0.000261194029850746 0.00026865671641791 0.00026865671641791],[0.00147761194029851 0.00148507462686567 0.00148507462686567 0.00147761194029851],[0.8,0.7,0.4],'LineStyle','none')

fill([0.00123134328358209 0.00123134328358209 0.00123880597014925 0.00123880597014925],[0.00147761194029851 0.00148507462686567 0.00148507462686567 0.00147761194029851],[0.8,0.7,0.4],'LineStyle','none')

fill([0.00123880597014925 0.00123880597014925 0.00124626865671642 0.00124626865671642],[0.00147761194029851 0.00148507462686567 0.00148507462686567 0.00147761194029851],[0.8,0.7,0.4],'LineStyle','none')

fill([0.00026865671641791 0.00026865671641791 0.000276119402985075 0.000276119402985075],[0.00148507462686567 0.00149253731343284 0.00149253731343284 0.00148507462686567],[0.8,0.7,0.4],'LineStyle','none')

fill([0.00122388059701493 0.00122388059701493 0.00123134328358209 0.00123134328358209],[0.00148507462686567 0.00149253731343284 0.00149253731343284 0.00148507462686567],[0.8,0.7,0.4],'LineStyle','none')

fill([0.000276119402985075 0.000276119402985075 0.000283582089552239 0.000283582089552239],[0.00149253731343284 0.0015 0.0015 0.00149253731343284],[0.8,0.7,0.4],'LineStyle','none')

fill([0.000283582089552239 0.000283582089552239 0.000291044776119403 0.000291044776119403],[0.00149253731343284 0.0015 0.0015 0.00149253731343284],[0.8,0.7,0.4],'LineStyle','none')

fill([0.0012089552238806 0.0012089552238806 0.00121641791044776 0.00121641791044776],[0.00149253731343284 0.0015 0.0015 0.00149253731343284],[0.8,0.7,0.4],'LineStyle','none')

fill([0.00121641791044776 0.00121641791044776 0.00122388059701493 0.00122388059701493],[0.00149253731343284 0.0015 0.0015 0.00149253731343284],[0.8,0.7,0.4],'LineStyle','none')
